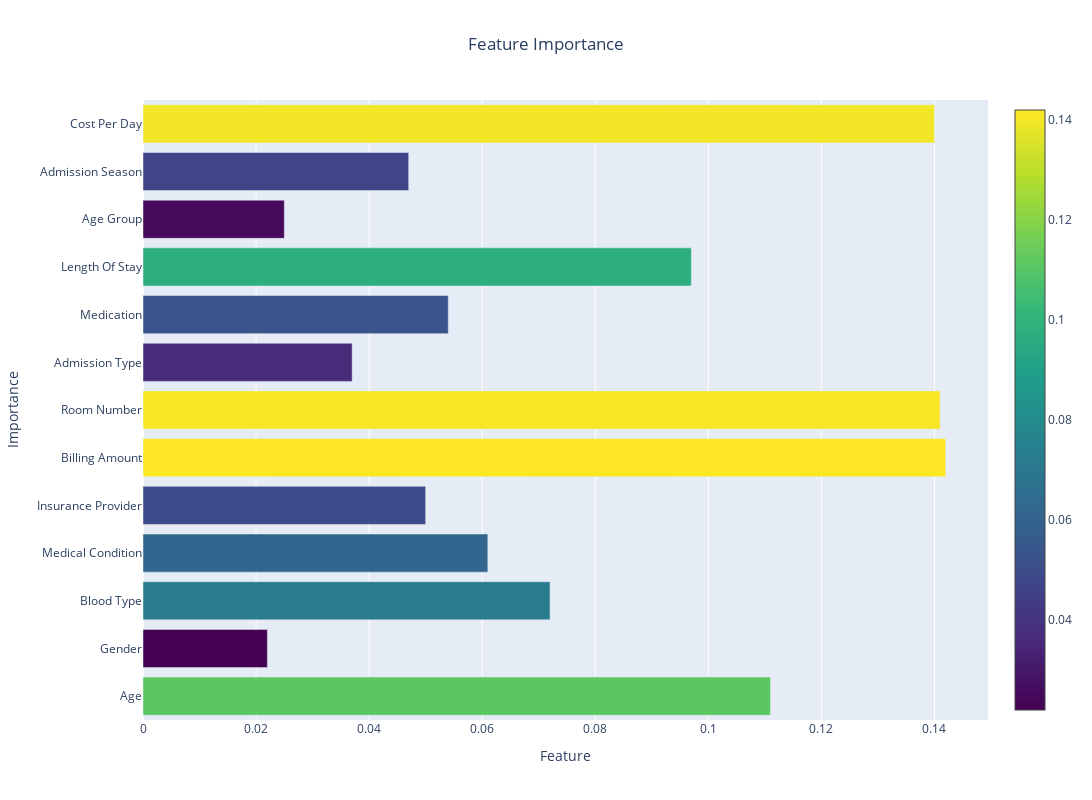

The cell this chart's notebook holds for it:
### Code cell
plot_features_importance(features_importance)

### Figure 1 — Plotly figure (JSON) as saved in the notebook; plotly's stock layout.template omitted (floating-point values rounded to 4 significant figures)
{"data": [{"marker": {"color": [0.111, 0.022, 0.072, 0.061, 0.05, 0.142, 0.141, 0.037, 0.054, 0.097, 0.025, 0.047, 0.14], "colorscale": [[0, "#440154"], [0.1111, "#482878"], [0.2222, "#3e4989"], [0.3333, "#31688e"], [0.4444, "#26828e"], [0.5556, "#1f9e89"], [0.6667, "#35b779"], [0.7778, "#6ece58"], [0.8889, "#b5de2b"], [1, "#fde725"]], "showscale": true}, "orientation": "h", "type": "bar", "x": [0.111, 0.022, 0.072, 0.061, 0.05, 0.142, 0.141, 0.037, 0.054, 0.097, 0.025, 0.047, 0.14], "y": ["Age", "Gender", "Blood Type", "Medical Condition", "Insurance Provider", "Billing Amount", "Room Number", "Admission Type", "Medication", "Length Of Stay", "Age Group", "Admission Season", "Cost Per Day"]}], "layout": {"height": 800, "title": {"text": "Feature Importance", "x": 0.5}, "width": 1200, "xaxis": {"title": {"text": "Feature"}}, "yaxis": {"title": {"text": "Importance"}}}}
